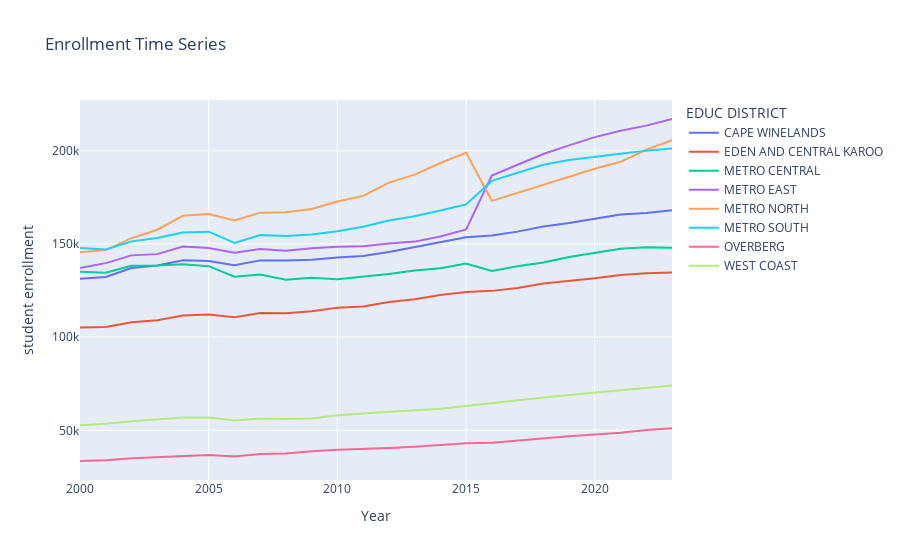

This figure's notebook cell:
### Code cell
# create plotly plot of metro enrollments
fig = px.line(metro_enrollment, x='YEAR', y='sum', color='EDUC DISTRICT',
    labels={
        'sum': 'student enrollment',
        'YEAR': 'Year',
        'variable': 'Metro'
    },
title = 'Enrollment Time Series')
fig.show()

### Figure 1 — Plotly figure (JSON) as saved in the notebook; plotly's stock layout.template omitted (floating-point values rounded to 4 significant figures)
{"data": [{"hovertemplate": "EDUC DISTRICT=CAPE WINELANDS<br>Year=%{x}<br>student enrollment=%{y}<extra></extra>", "legendgroup": "CAPE WINELANDS", "line": {"color": "#636efa", "dash": "solid"}, "marker": {"symbol": "circle"}, "mode": "lines", "name": "CAPE WINELANDS", "orientation": "v", "showlegend": true, "type": "scatter", "x": [2000, 2001, 2002, 2003, 2004, 2005, 2006, 2007, 2008, 2009, 2010, 2011, 2012, 2013, 2014, 2015, 2016, 2017, 2018, 2019, 2020, 2021, 2022, 2023], "xaxis": "x", "y": [131290, 132280, 137049, 138374, 141180, 140801, 138541, 141151, 141075, 141462, 142700, 143508, 145687, 148273, 151109, 153575, 154475, 156566, 159366, 161204, 163531, 165740, 166513, 168010], "yaxis": "y"}, {"hovertemplate": "EDUC DISTRICT=EDEN AND CENTRAL KAROO<br>Year=%{x}<br>student enrollment=%{y}<extra></extra>", "legendgroup": "EDEN AND CENTRAL KAROO", "line": {"color": "#EF553B", "dash": "solid"}, "marker": {"symbol": "circle"}, "mode": "lines", "name": "EDEN AND CENTRAL KAROO", "orientation": "v", "showlegend": true, "type": "scatter", "x": [2000, 2001, 2002, 2003, 2004, 2005, 2006, 2007, 2008, 2009, 2010, 2011, 2012, 2013, 2014, 2015, 2016, 2017, 2018, 2019, 2020, 2021, 2022, 2023], "xaxis": "x", "y": [105141, 105436, 107930, 109053, 111564, 112150, 110649, 112873, 112825, 113920, 115740, 116476, 118880, 120357, 122563, 124218, 124796, 126327, 128777, 130119, 131534, 133366, 134231, 134600], "yaxis": "y"}, {"hovertemplate": "EDUC DISTRICT=METRO CENTRAL<br>Year=%{x}<br>student enrollment=%{y}<extra></extra>", "legendgroup": "METRO CENTRAL", "line": {"color": "#00cc96", "dash": "solid"}, "marker": {"symbol": "circle"}, "mode": "lines", "name": "METRO CENTRAL", "orientation": "v", "showlegend": true, "type": "scatter", "x": [2000, 2001, 2002, 2003, 2004, 2005, 2006, 2007, 2008, 2009, 2010, 2011, 2012, 2013, 2014, 2015, 2016, 2017, 2018, 2019, 2020, 2021, 2022, 2023], "xaxis": "x", "y": [135000, 134550, 138303, 138418, 139034, 138054, 132348, 133623, 130788, 131845, 131039, 132349, 133817, 135662, 136946, 139399, 135452, 137949, 139959, 142980, 145187, 147428, 148144, 147940], "yaxis": "y"}, {"hovertemplate": "EDUC DISTRICT=METRO EAST<br>Year=%{x}<br>student enrollment=%{y}<extra></extra>", "legendgroup": "METRO EAST", "line": {"color": "#ab63fa", "dash": "solid"}, "marker": {"symbol": "circle"}, "mode": "lines", "name": "METRO EAST", "orientation": "v", "showlegend": true, "type": "scatter", "x": [2000, 2001, 2002, 2003, 2004, 2005, 2006, 2007, 2008, 2009, 2010, 2011, 2012, 2013, 2014, 2015, 2016, 2017, 2018, 2019, 2020, 2021, 2022, 2023], "xaxis": "x", "y": [137091, 139677, 143838, 144501, 148547, 147775, 145220, 147288, 146257, 147656, 148487, 148770, 150191, 151218, 154004, 157766, 186640, 192390, 198198, 202861, 207255, 210668, 213430, 216982], "yaxis": "y"}, {"hovertemplate": "EDUC DISTRICT=METRO NORTH<br>Year=%{x}<br>student enrollment=%{y}<extra></extra>", "legendgroup": "METRO NORTH", "line": {"color": "#FFA15A", "dash": "solid"}, "marker": {"symbol": "circle"}, "mode": "lines", "name": "METRO NORTH", "orientation": "v", "showlegend": true, "type": "scatter", "x": [2000, 2001, 2002, 2003, 2004, 2005, 2006, 2007, 2008, 2009, 2010, 2011, 2012, 2013, 2014, 2015, 2016, 2017, 2018, 2019, 2020, 2021, 2022, 2023], "xaxis": "x", "y": [145504, 146694, 153108, 157586, 165108, 165989, 162590, 166746, 166977, 168757, 172699, 175744, 182833, 187135, 193391, 198892, 173085, 177318, 181775, 185768, 190303, 194022, 200493, 205635], "yaxis": "y"}, {"hovertemplate": "EDUC DISTRICT=METRO SOUTH<br>Year=%{x}<br>student enrollment=%{y}<extra></extra>", "legendgroup": "METRO SOUTH", "line": {"color": "#19d3f3", "dash": "solid"}, "marker": {"symbol": "circle"}, "mode": "lines", "name": "METRO SOUTH", "orientation": "v", "showlegend": true, "type": "scatter", "x": [2000, 2001, 2002, 2003, 2004, 2005, 2006, 2007, 2008, 2009, 2010, 2011, 2012, 2013, 2014, 2015, 2016, 2017, 2018, 2019, 2020, 2021, 2022, 2023], "xaxis": "x", "y": [147765, 147023, 151349, 153182, 156054, 156531, 150475, 154733, 154200, 155055, 156752, 159152, 162493, 164871, 167857, 171158, 183776, 187923, 192454, 195025, 196833, 198359, 200019, 201225], "yaxis": "y"}, {"hovertemplate": "EDUC DISTRICT=OVERBERG<br>Year=%{x}<br>student enrollment=%{y}<extra></extra>", "legendgroup": "OVERBERG", "line": {"color": "#FF6692", "dash": "solid"}, "marker": {"symbol": "circle"}, "mode": "lines", "name": "OVERBERG", "orientation": "v", "showlegend": true, "type": "scatter", "x": [2000, 2001, 2002, 2003, 2004, 2005, 2006, 2007, 2008, 2009, 2010, 2011, 2012, 2013, 2014, 2015, 2016, 2017, 2018, 2019, 2020, 2021, 2022, 2023], "xaxis": "x", "y": [33544, 33996, 35051, 35704, 36337, 36770, 36002, 37250, 37630, 38796, 39527, 39869, 40515, 41151, 42054, 43009, 43388, 44620, 45905, 46767, 47695, 48695, 50135, 51104], "yaxis": "y"}, {"hovertemplate": "EDUC DISTRICT=WEST COAST<br>Year=%{x}<br>student enrollment=%{y}<extra></extra>", "legendgroup": "WEST COAST", "line": {"color": "#B6E880", "dash": "solid"}, "marker": {"symbol": "circle"}, "mode": "lines", "name": "WEST COAST", "orientation": "v", "showlegend": true, "type": "scatter", "x": [2000, 2001, 2002, 2003, 2004, 2005, 2006, 2007, 2008, 2009, 2010, 2011, 2012, 2013, 2014, 2015, 2016, 2017, 2018, 2019, 2020, 2021, 2022, 2023], "xaxis": "x", "y": [52658, 53476, 54831, 55828, 56892, 56821, 55258, 56380, 56112, 56374, 58114, 59066, 59730, 60706, 61558, 63170, 64701, 66089, 67594, 68951, 70249, 71815, 72992, 74060], "yaxis": "y"}], "layout": {"legend": {"title": {"text": "EDUC DISTRICT"}, "tracegroupgap": 0}, "title": {"text": "Enrollment Time Series"}, "xaxis": {"anchor": "y", "domain": [0, 1], "title": {"text": "Year"}}, "yaxis": {"anchor": "x", "domain": [0, 1], "title": {"text": "student enrollment"}}}}
